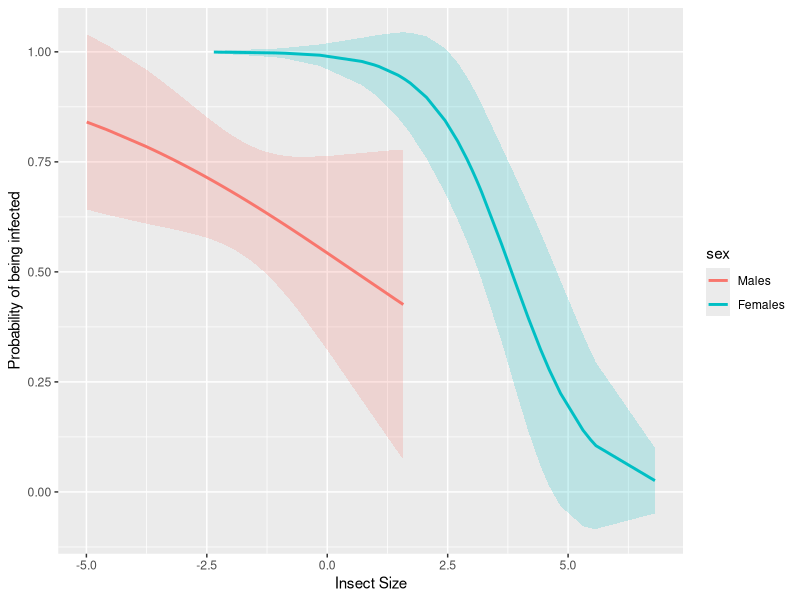

Write R code to recreate this figure.
library(FactoMineR); library(arm);library(ggplot2)
dataA <- data.frame(read.table("data/plasticity.txt", header = TRUE))
dataA$STATUS <- factor(dataA$STATUS)
dataA$G <- factor(dataA$G)
dataA.na <- na.omit(dataA)
ppA <- PCA(dataA.na, quali.sup = 12:13, graph=F)
dtA <- data.frame(ppA$ind$coord, dataA.na[,12:13])
mA <- bayesglm(STATUS ~ Dim.1 * G, data = dtA, family = "binomial", prior.scale = 1000, prior.df = 7)
pA <- predict(mA, se.fit = TRUE, type="response")
alpha <- .025
Z <- qnorm(alpha)
pAdt <- data.frame(p = pA$fit,
                   lwr = pA$fit-Z*pA$se.fit,
                   upr = pA$fit+Z*pA$se.fit,
                   sex = factor(dataA.na$G, labels = c("Males","Females")),
                   Size = ppA$ind$coord[, 1])
# Plotting
pdf(file = "figs/morphometry_GLM.pdf")
ggplot(pAdt, aes(x = Size, y = p)) +
  geom_ribbon(aes(ymin = lwr, ymax = upr, fill = sex), alpha = .2)+
  scale_x_continuous("Insect Size") +
  scale_y_continuous("Probability of being infected") + # proportion
  guides(fill=FALSE)+
  labs(fill="sex")+
  geom_line(aes(colour = sex), size = 1)
dev.off()
